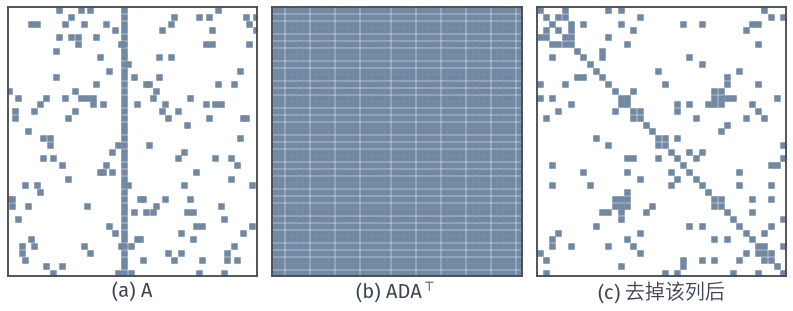

This chart was generated by the following Python code:
from pathlib import Path
import sys
ROOT = next(p for p in Path(__file__).resolve().parents if (p/"build.sh").is_file() and (p/"tex/book.tex").is_file())
sys.path.insert(0, str(ROOT/"figures/05-optimization/01-linear-programming/matplotlib/lpipm-common"))
from ipm_plot import *
OUT = Path(__file__).resolve().parent

# Sparsity of A and of the normal matrix with and without one dense column.
rng = np.random.default_rng(20261109)
m, n = 40, 80
A = np.zeros((m, n))
for j in range(n):
    A[rng.choice(m, 2, replace=False), j] = 1.
A2 = A.copy(); dense = 37; A2[:, dense] = 1.
Mdense = (A2 @ A2.T) != 0; Msparse = (np.delete(A2, dense, 1) @ np.delete(A2, dense, 1).T) != 0
fig, axs = figure(width_mm=112, height_mm=44, ncols=3)
def show(ax, B, lab):
    ax.spy(B, markersize=1.4, color=BLUE, aspect='auto'); ax.set_xticks([]); ax.set_yticks([])
    for sp in ax.spines.values(): sp.set_visible(True); sp.set_linewidth(.75)
    ax.set_xlabel(lab, labelpad=2)
show(axs[0], A2 != 0, '(a) $\\mathbf{A}$')
show(axs[1], Mdense, '(b) $\\mathbf{A}\\mathbf{D}\\mathbf{A}^{\\top}$')
show(axs[2], Msparse, '(c) 去掉该列后')
save(fig, OUT, 'figure', {'seed': 20261109, 'nnz_A': int((A2 != 0).sum()), 'nnz_M_dense': int(Mdense.sum()), 'nnz_M_sparse': int(Msparse.sum())})
print(int((A2 != 0).sum()), int(Mdense.sum()), int(Msparse.sum()))
